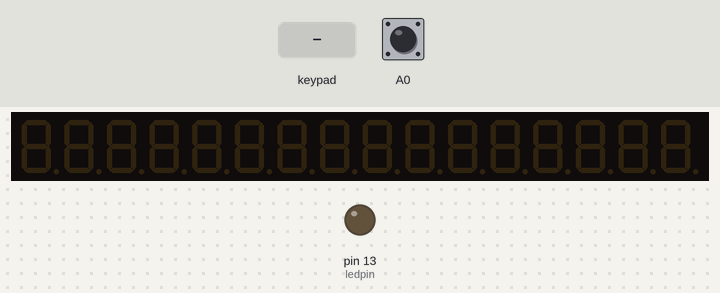
Simulated run of this sketch. Board: Arduino Uno, built with avr-gcc and run on an emulated ATmega328P. On the bench: 16-digit seven-segment display, output pins drawn as LEDs (lit = HIGH). Wiring (inferred from the names in the program): 2 × MAX7219 LED driver: data pin 2; clock pin 4; CS pin 3. The test bench sets the inputs (shaded band); at power-on: A0 HIGH. Pins used as bus, display or sensor lines are not drawn.

Above: at 1.2 s.
1.3 s: keypad keys 1 2 1 1 1 0 9 # pressed 0.4 s apart
At 4.7 s:
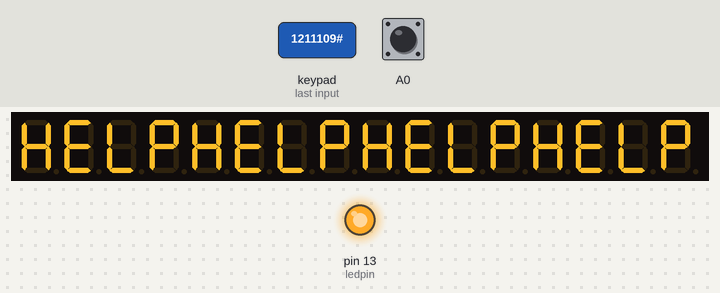
6.0 s: key '1' pressed
At 7.2 s:
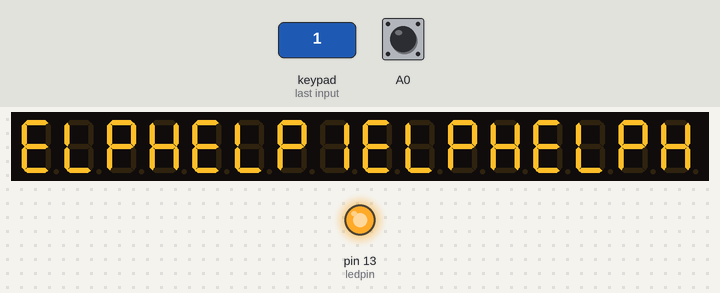
7.5 s: keypad keys 1 2 1 1 1 0 9 pressed 0.4 s apart
At 11.2 s:
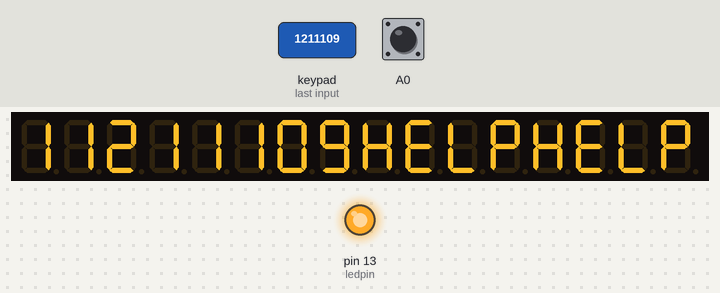
11.8 s: keypad keys 1 2 1 1 1 0 9 * pressed 0.4 s apart
At 12.01 s:
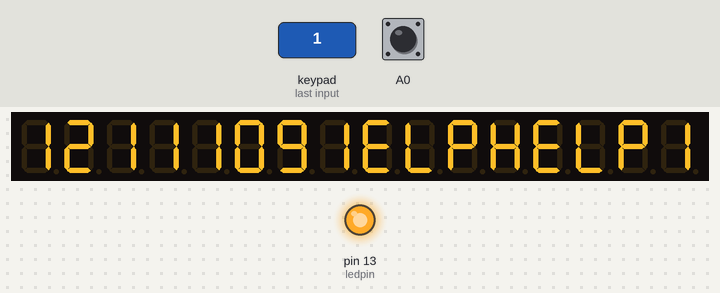
16.5 s: key '2' pressed
At 17.6 s:
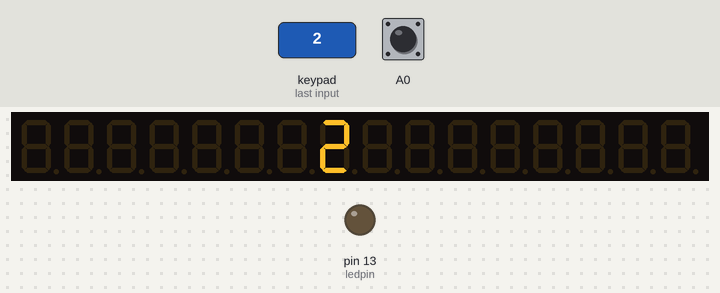
18.0 s: key '#' pressed
At 18.8 s:
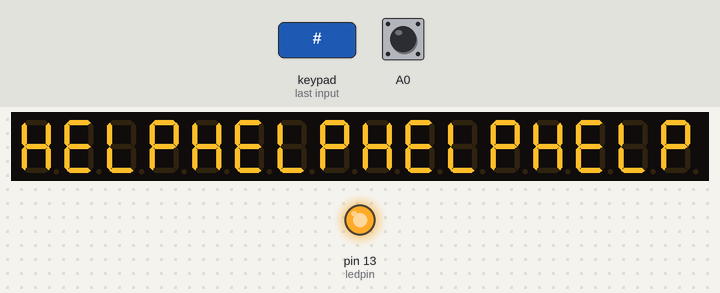
Timing chart, 0 to 20.5 s (numbered marks = the images above; inputs shaded):
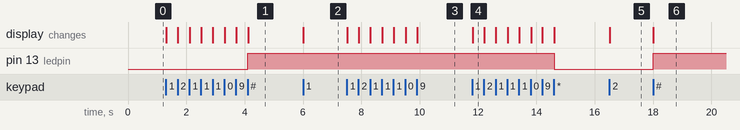

The sketch:

KeyPad_Matrix_with_Cascading_MAX7219_7_Segment_Displays.ino
```cpp
#include "Arduino.h"
//-------------------------------------------------------------------------
// MAX7219 LED DIGIT output pin definitions
//-------------------------------------------------------------------------
#define MAX2719_DIN  2
#define MAX2719_CS  3
#define MAX2719_CLK 4
#define ledpin 13

// define max7219 registers - stops us using 'magic numbers' in our code
byte max7219_reg_noop = 0x00;
byte max7219_reg_digit0 = 0x01;
byte max7219_reg_digit1 = 0x02;
byte max7219_reg_digit2 = 0x03;
byte max7219_reg_digit3 = 0x04;
byte max7219_reg_digit4 = 0x05;
byte max7219_reg_digit5 = 0x06;
byte max7219_reg_digit6 = 0x07;
byte max7219_reg_digit7 = 0x08;
byte max7219_reg_decodeMode = 0x09;
byte max7219_reg_intensity = 0x0a;
byte max7219_reg_scanLimit = 0x0b;
byte max7219_reg_shutdown = 0x0c;
byte max7219_reg_displayTest = 0x0f;

//-------------------------------------------------------------------------
// Key Matrix set up
//-------------------------------------------------------------------------
#include "Keypad.h"
const byte ROWS = 4; //four rows
const byte COLS = 3; //three columns
char keys[ROWS][COLS] = { { '1', '2', '3' }, { '4', '5', '6' }, { '7', '8', '9' }, { '*', '0', '#' } };

//-------------------------------------------------------------------------
// This determines your buffer size and various loops - change to suit!
//-------------------------------------------------------------------------
#define numberOfUnits 2
byte msgBuffer[numberOfUnits * 8]; // key press message buffer, set to spaces

//-------------------------------------------------------------------------
// Map the matrix pins to underlying Keypad object (to read the characters)
//-------------------------------------------------------------------------
byte rowPins[ROWS] = { 12, 11, 10, 9 }; //connect to the row pin outs of the keypad
byte colPins[COLS] = { 8, 7, 6 }; //connect to the column pin outs of the keypad
Keypad keypad = Keypad(makeKeymap(keys), rowPins, colPins, ROWS, COLS);

//-------------------------------------------------------------------------
// Controls the printing of messages in Serial Monitor window. If the specified
// pin is LOW then we are in debug, otherwise no serial monitor printing takes place
// Allows you to run 'live' without serial port slowing the whole thing down
//-------------------------------------------------------------------------
//#define A0 14 - either do this or what I have done below. NOt required for
// the standard Arduino IDE. Eclipse has a bug!
bool isDebug() {
	return digitalRead((unsigned char) A0) == LOW ? true : false;
}

// ----------------------------------------------------------------------------
// One size fits all Serial Monitor debugging messages. Only prints 'debug'
// messages to the serial window if we have set A0 (or whatever pin) to LOW
// ----------------------------------------------------------------------------
template<typename T>
void debugPrint(T printMe, bool newLine = false) {
	if (isDebug()) {
		if (newLine) {
			Serial.println(printMe);
		}
		else {
			Serial.print(printMe);
		}
		Serial.flush();
	}
}

//-------------------------------------------------------------------------
// SET UP      SET UP      SET UP      SET UP      SET UP      SET UP
//-------------------------------------------------------------------------
void setup() {
	initialise();

	// For test mode (all digits on) set to 0x01. Normally we want this off (0x00)
	printCmd(max7219_reg_displayTest, 0x0);

	// Set all digits off initially
	printCmd(max7219_reg_shutdown, 0x0);

	// Set brightness for the digits to high(er) level than default minimum (Intensity Register Format)
	printCmd(max7219_reg_intensity, 0x02);

	// Set decode mode for ALL digits to output actual ASCII chars rather than just
	// individual segments of a digit
	printCmd(max7219_reg_decodeMode, 0xFF);

	// Blank all the LED digits with a 'space' character to clear and random garbage
	clearBuffer();
	printBuffer();

	// Ensure ALL digits are displayed (Scan Limit Register)
	printCmd(max7219_reg_scanLimit, 0x07);

	// Turn display ON (boot up = shutdown display)
	printCmd(max7219_reg_shutdown, 0x01);
}

//-------------------------------------------------------------------------
// LOOP     LOOP     LOOP     LOOP     LOOP     LOOP     LOOP     LOOP
//-------------------------------------------------------------------------
void loop() {
	char key = keypad.getKey();
	if (key) // Check for a valid key.
	{
		switch (key) {

			case '*': // Clear the display
				digitalWrite(ledpin, LOW);
				clearBuffer();
				break;

			case '#': // Print out HELP a few times
				digitalWrite(ledpin, HIGH);
				helpBuffer();
				break;

			default: // Standard key press handler

				// What key was it?
				debugPrint("Key press: ");
				debugPrint(key, true);

				// Shift message buffer chars to left (scroll left)
				for (unsigned int cnt = 0; cnt < (sizeof msgBuffer) - 1; cnt++) {
					msgBuffer[cnt] = msgBuffer[cnt + 1];
					debugPrint(cnt);
					debugPrint(": ");
					debugPrint(msgBuffer[cnt], true);
				}

				// Store the key press in the buffer
				msgBuffer[sizeof(msgBuffer) - 1] = key;
		}

		// Output the buffer onto the digits.
		/*
		 *  Remember that the buffer goes from 0 to (say) 16 but the digits on the
		 *  MAX7219 start at 1 on the RIGHT moving to the highest digit on the LEFT,
		 *  which is the REVERSE of the buffer left-to-right layout.
		 */
		printBuffer();
	}
}

//-------------------------------------------------------------------------
// MAX7219 initialisation, telling it which pints are what etc
//-------------------------------------------------------------------------
void initialise() {
	// MAX7219
	digitalWrite(MAX2719_CS, HIGH);
	pinMode(MAX2719_DIN, OUTPUT);
	pinMode(MAX2719_CS, OUTPUT);
	pinMode(MAX2719_CLK, OUTPUT);

	// For KEYPAD matrix
	pinMode(ledpin, OUTPUT);
	digitalWrite(ledpin, LOW);
	Serial.begin(9600);

	// For debugging mode
	pinMode((unsigned char) A0, INPUT_PULLUP);
}

//-------------------------------------------------------------------------
// This is the routine that prints the value to the correct display and a
// NOP output to all others.
//-------------------------------------------------------------------------
void printDigit(byte digit, byte data) {
	// Allow writing to the MAX7219 displays
	digitalWrite(MAX2719_CS, LOW);

	// Let's see what is happening
	if (isDebug()) {
		Serial.print("Digit: ");
		Serial.print(digit, DEC);
		Serial.print(" Data: ");
		Serial.println(data, HEX);
	}

	// Pay attention. This is important. And tricky. But simple too.
	/* We must send the required digit value to the correct unit.
	 *
	 * We MUST send a value to ALL units though. The units that must
	 * do nothing are sent a NO-OP (no operation) command. Then they
	 * are happy and do nothing. The unit to which we want to send the
	 * value gets it in the normal manner.
	 *
	 * The tricky bit is remembering that units are numbered from the
	 * RIGHT. So if you have four units they are numbered thus:
	 *
	 * --- UNIT 4 ---- UNIT 3 ----- UNIT 2 ----- UNIT 1----
	 *
	 * In the above scenario if we want to send a value to UNIT 2 we
	 * send the following sequence:
	 *
	 * NOP		(received by UNIT 1 - the last, rightmost unit)
	 * VALUE	(received by UNIT 2)
	 * NOP		(received by UNIT 3)
	 * NOP		(received by UNIT 4 - the first, leftmost unit)
	 *
	 * Confused? I'm not surprised. Re-read. Digest. Re-read. Understand!
	 */

	// Calculate the unit where the digit is on.
	/* In our example if we have four units, that's 32 digits. We are
	 * targeting UNIT 2 (second from the RIGHT) so that's digit number
	 * 9 thru 16. Let's pick digit 12 for our example.
	 *
	 * (12 - 1) / 8 = 1 (we ignore the remainder).
	 *
	 * This is a zero based array.
	 * Thus the answer is value from 0 (unit 1) to 3 (unit 4).
	 *
	 * Additionally we need to work out the digit within the unit,
	 * known as the offset.
	 *
	 * So if we have received data for digit 12 (as above) we must
	 * calculate that 12 is, in fact, the 4th digit in unit 2. We do this
	 * by subtracting
	 * 			targetUnit value (1 - 2nd unit, zero based!) * number of digits (8)
	 * from the incoming digit number. So simple. Yeah, right.
	 */
	int unitTarget = (digit - 1) / 8;
	int offset = unitTarget * 8;
	debugPrint("Target Unit: "); debugPrint(unitTarget, true);

	// Send out a command to EACH unit - if it is our desired unit send
	// the actual value otherwise send a NOOP (no operation command)
	for (int unit = 0; unit < numberOfUnits; unit++) {

		// parameters: shiftOut(dataPin, clockPin, bitOrder, value)
		if (unit == unitTarget) {
			// Send out two bytes (16 bit)
			shiftOut(MAX2719_DIN, MAX2719_CLK, MSBFIRST, digit - offset);
			shiftOut(MAX2719_DIN, MAX2719_CLK, MSBFIRST, data);
		}
		else {
			// Send out a NOOP plus 0 for data
			shiftOut(MAX2719_DIN, MAX2719_CLK, MSBFIRST, max7219_reg_noop);
			shiftOut(MAX2719_DIN, MAX2719_CLK, MSBFIRST, 0);
		}
	}

	// Stop writing to the displays (data now gets sent to all units)
	digitalWrite(MAX2719_CS, HIGH);
}

//-------------------------------------------------------------------------
// Print a command to ALL MAX7219s
//-------------------------------------------------------------------------
void printCmd(byte cmd, byte data) {

	// Monitor the commands being sent
	if (isDebug()) {
		Serial.print("Command: ");
		Serial.print(cmd, HEX);
		Serial.print(" Data: ");
		Serial.println(data, HEX);
	}

	// Allow writing to the MAX7219 displays
	digitalWrite(MAX2719_CS, LOW);

	// Send out two bytes (16 bit) to each unit
	//
	// parameters: shiftOut(dataPin, clockPin, bitOrder, value)
	//
	for (int cnt = 0; cnt < numberOfUnits; cnt++) {
		shiftOut(MAX2719_DIN, MAX2719_CLK, MSBFIRST, cmd);
		shiftOut(MAX2719_DIN, MAX2719_CLK, MSBFIRST, data);
	}

	// Stop writing to the displays (data now gets sent)
	digitalWrite(MAX2719_CS, HIGH);
}

//-------------------------------------------------------------------------
// Send spaces to the buffer (clear any existing digits there)
//-------------------------------------------------------------------------
void clearBuffer() {

	// Clear the message buffer with space characters
	for (unsigned int cnt = 0; cnt < sizeof msgBuffer; cnt++) {
		msgBuffer[cnt] = 0x0F;
	}
}

//-------------------------------------------------------------------------
// Print out the word HELP to all digits in all units. Well, why not?
//-------------------------------------------------------------------------
void helpBuffer() {
	// H-E-L-P  see data sheet table 5 Code B Font to see how these are derived
	byte help[] = { 0xC, 0xB, 0xD, 0xE };

	int bcnt = 0;
	for (unsigned int loop = 0; loop < (numberOfUnits * 2); loop++) {
		for (unsigned int hcnt = 0; hcnt < 4; hcnt++) {
			msgBuffer[bcnt] = help[hcnt];
			bcnt++;
		}
	}
}

//-------------------------------------------------------------------------
// This is where we print the buffer (left-to-right) to the digits (right to left)
//-------------------------------------------------------------------------
void printBuffer() {
	// Output all characters in double for loop (one increasing, other decreasing)
	for (unsigned int cnt = 1, bcnt = (sizeof msgBuffer) - 1; cnt <= numberOfUnits * 8; cnt++, bcnt--) {
		printDigit(cnt, msgBuffer[bcnt]);
	}
}
```

Measured:
- after the input at 1.3 s, pin 13 (ledpin): LOW → HIGH after 2.8 s; the display: first changes at once (image 1 shows a later state)
- after the input at 6.0 s, the display: changes at once (image 2)
- after the input at 7.5 s, the display: first changes at once (image 3 shows a later state)
- after the input at 11.8 s, pin 13 (ledpin): HIGH → LOW after 2.8 s; the display: changes at once (image 4)
- after the input at 16.5 s, the display: changes at once (image 5)
- after the input at 18.0 s, pin 13 (ledpin): LOW → HIGH at once; the display: changes at once (image 6)
